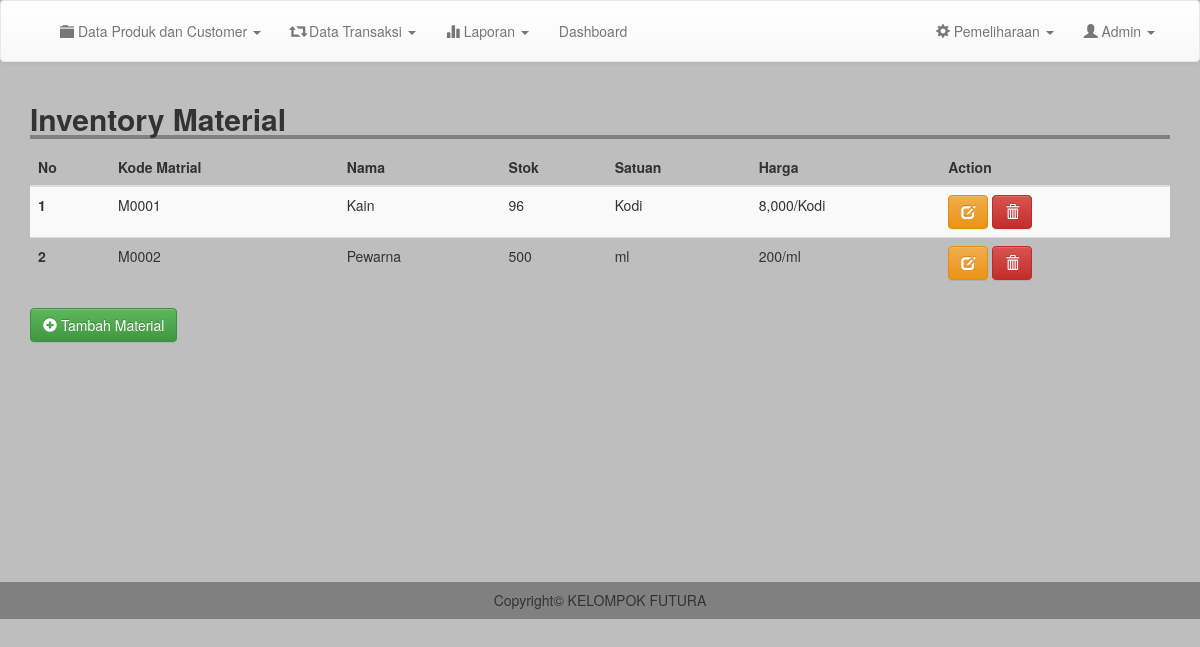
Page /admin/inventory.php (signed in) on the committed database.
### tables this page shows
CREATE TABLE `inventory` (
  `kode_bk` varchar(100) NOT NULL,
  `nama` varchar(200) NOT NULL,
  `qty` varchar(200) NOT NULL,
  `satuan` varchar(200) NOT NULL,
  `harga` int(11) NOT NULL,
  `tanggal` date NOT NULL
);

### admin/inventory.php (the view, shortened to what this page needs)
<?php
include 'header.php';
?>
<div class="container">
	<h2 style=" width: 100%; border-bottom: 4px solid gray"><b>Inventory Material</b></h2>
	<table class="table table-striped">
		<thead>
			<tr>
				<th scope="col">No</th>
				<th scope="col">Kode Matrial</th>
				<th scope="col">Nama</th>
				<th scope="col">Stok</th>
				<th scope="col">Satuan</th>
				<th scope="col">Harga</th>
				<th scope="col">Action</th>
			</tr>
		</thead>
		<tbody>
			<?php
			$result = mysqli_query($conn, "SELECT * FROM inventory order by kode_bk asc");
			$no =1;
			while ($row = mysqli_fetch_assoc($result)) {
				?>
				<tr>
					<th scope="row"><?php echo $no; ?></th>
					<td><?= $row['kode_bk'];  ?></td>
					<td><?= $row['nama'];  ?></td>
					<td><?= $row['qty'];  ?></td>
					<td><?= $row['satuan'];  ?></td>
					<td><?php  echo "".number_format($row['harga'])."/".$row['satuan'];  ?></td>
					<td><a href="edit_inventory.php?kode=<?php echo $row['kode_bk']; ?>" class="btn btn-warning"><i class="glyphicon glyphicon-edit"></i> </a> <a href="inventory.php?kode=<?php echo $row['kode_bk'];?>&page=del" class="btn btn-danger" onclick="return confirm('Yakin Ingin Menghapus Data ?')"><i class="glyphicon glyphicon-trash"></i> </a></td>
				</tr>
				<?php
				$no++;
			}
			?>
		</tbody>
	</table>
	<a href="tm_inventory.php" class="btn btn-success"><i class="glyphicon glyphicon-plus-sign"></i> Tambah Material</a>
</div>
<br>
<br>
<br>
<br>
<br>
<br>
<br>
<br>
<br>
<br>
<br>
<br>
<?php
include 'footer.php';
?>

### css/style.css (style rules this page uses)
body { margin:0; padding: 0; background-color: #bebebe; }

### rows in the picture
inventory: kode_bk "M0001", nama "Kain", qty "96", satuan "Kodi", harga "8,000"
inventory: kode_bk "M0002", nama "Pewarna", qty "500", satuan "ml", harga "200"
